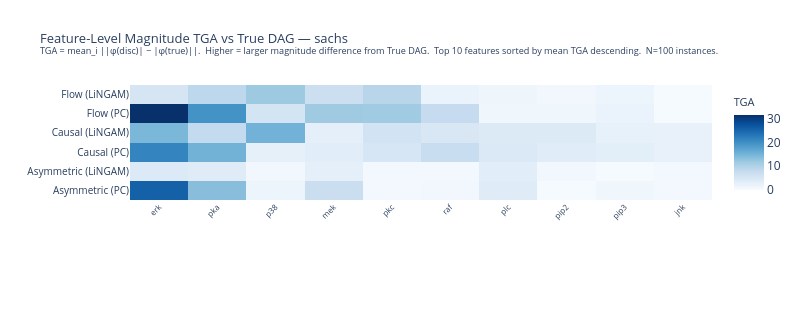

This figure's notebook cell:
### Markdown cell above
### 10.2. Magnitude True-Graph Alignment

$$\text{TGA}(m, g, f) = \frac{1}{n}\sum_i\left(|\varphi^{(m,g)}_{i,f}| - |\varphi^{(m,\text{True})}_{i,f}|\right)$$

- **Positive** — discovered graph over-estimates True-graph importance.
- **Negative** — discovered graph under-estimates True-graph importance.
- **≈ 0** — magnitude agrees with True-graph oracle.

**Note:** Metrics already computed in section 4. Using pre-computed `tga_data`.

### Code cell
# ── Metrics already computed in section 4 ─────────────────────────────────────
# Using pre-computed tga_data

if tga_data:
    tga_rows = []
    for meth in BASE_METHODS:
        for g in DISC_GRAPHS_TGA:
            if (meth, g) not in tga_data:
                continue
            arr = tga_data[(meth, g)]
            tga_rows.append(dict(
                Method=meth, Graph=g,
                MeanTGA=float(np.mean(arr)),
                label=f'{meth} ({g})',
            ))
    df_tga = pd.DataFrame(tga_rows)

    fig_tga_hmap = plot_tga_heatmap(
        tga_data, feature_names, BASE_METHODS, DISC_GRAPHS_TGA,
        DATASET, N_TRUE_INSTANCES, save_dir=PLOTS_DIR,
    )
    fig_tga_bar = plot_tga_bar(df_tga, METHOD_COLORS, DATASET, save_dir=PLOTS_DIR)
else:
    print('⚠️  No TGA data computed.')

### Figure 1 — Plotly figure (JSON) as saved in the notebook; plotly's stock layout.template omitted (floating-point values rounded to 4 significant figures)
{"data": [{"colorbar": {"title": {"font": {"size": 11}, "text": "TGA"}}, "colorscale": [[0, "rgb(247,251,255)"], [0.125, "rgb(222,235,247)"], [0.25, "rgb(198,219,239)"], [0.375, "rgb(158,202,225)"], [0.5, "rgb(107,174,214)"], [0.625, "rgb(66,146,198)"], [0.75, "rgb(33,113,181)"], [0.875, "rgb(8,81,156)"], [1, "rgb(8,48,107)"]], "hovertemplate": "<b>%{y}</b> — %{x}<br>TGA = %{z:.4f}<extra></extra>", "type": "heatmap", "x": ["erk", "pka", "p38", "mek", "pkc", "raf", "plc", "pip2", "pip3", "jnk"], "y": ["Asymmetric (PC)", "Asymmetric (LiNGAM)", "Causal (PC)", "Causal (LiNGAM)", "Flow (PC)", "Flow (LiNGAM)"], "z": [[25.58, 13.5, 1.502, 7.18, 0.6692, 0.9911, 3.758, 0.3553, 1.258, 0.7067], [4.317, 3.715, 0.9486, 2.98, 0.86, 0.7014, 3.457, 0.8787, 0.3643, 0.6745], [21.35, 15.2, 2.791, 3.484, 5.281, 7.421, 4.498, 3.67, 3.244, 2.387], [14.51, 8.025, 15.12, 2.999, 5.961, 4.812, 4.276, 4.197, 2.525, 2.431], [31.46, 19.46, 5.715, 11.69, 11.56, 7.891, 1.236, 1.278, 2.017, 0.3457], [5.466, 8.733, 11.82, 6.925, 9.287, 2.015, 1.338, 0.9183, 1.677, 0.2769]], "zmax": 31.46, "zmin": 0}], "layout": {"height": 310, "margin": {"b": 110, "l": 130, "r": 80, "t": 85}, "title": {"font": {"size": 13}, "text": "Feature-Level Magnitude TGA vs True DAG — sachs<br><sup>TGA = mean_i ||φ(disc)| − |φ(true)||.  Higher = larger magnitude difference from True DAG.  Top 10 features sorted by mean TGA descending.  N=100 instances.</sup>"}, "width": 800, "xaxis": {"side": "bottom", "tickangle": -45, "tickfont": {"size": 8}}, "yaxis": {"tickfont": {"size": 10}}}}
